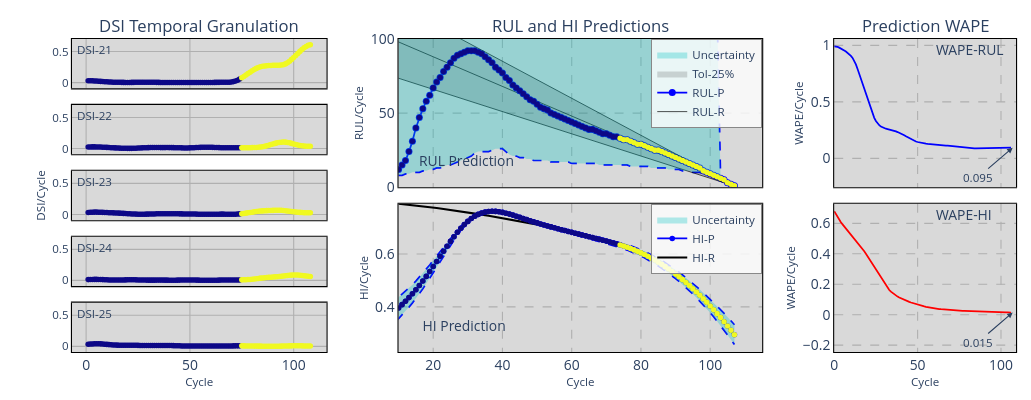

The notebook cell this image was saved under:
### Code cell
i = 25
params = df.iloc[i, 1:12].values
m,nI,nR,nO,mO,N1,N2,N3,τ,act,W = ParseParams(params)
X, Y, Z, kX = PrepareData(RS, HI, W, nI, nO, mO)
ref, J, L = RefEoL(sig, EOL, kX) 
m = 2.15
teda = AutoCloud(m=m,nI=nI,nR=nR,nO=nO,mO=mO,ηS=[N1,N2,N3],
			  tau=τ,eol=EOL,ref=ref,act=act,
			  wtaG=False,wtaP=False,store=True,feedback='symmetric',
			  rho=RHO,intr_state='carry',**RHO_KW
			  )

teda.SimGranularRUL(J,L,X,Y,Z,MODE_RUL)
teda.HI_Granularity()
print(f"HI : cov={teda.cov:.3f} | sp={teda.sp:.3f} | V=média(cov*sp)={teda.V:.4f} | Vsum={teda.Vsum:.4f} | "
      f"rho: {teda.rho_hist[0]:.3f} -> {teda.rho_hist[-1]:.3f} ({teda.rho_mode})")

PlotSimulation(teda=teda,mode='ply',xi=10, yf=100,ftrs=5,dsi_mode='hide')
